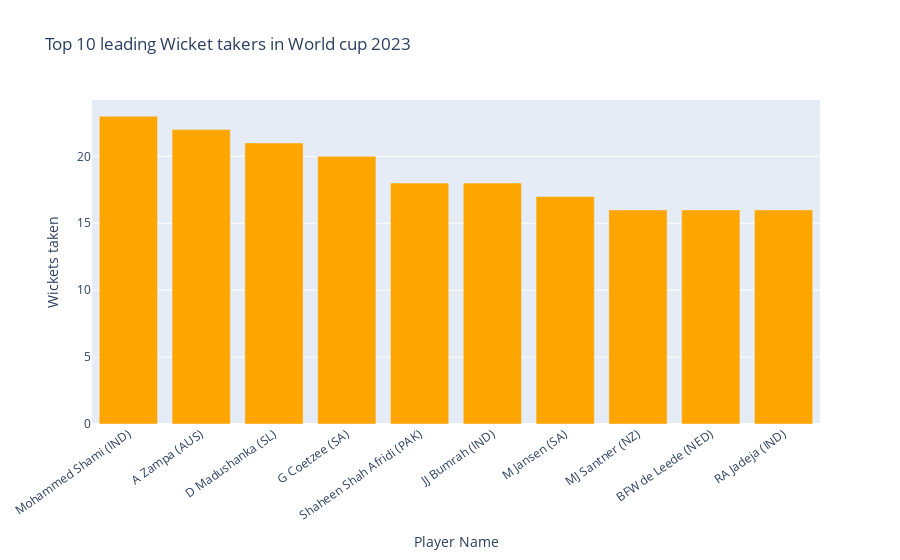

The code cell stored with this chart in its notebook:
### Code cell
#let's add some visualization
fig_top_wkt = px.bar(top_Wicket_taker_df, x = 'Player', y = 'wickets', color_discrete_sequence = ['Orange']
                    , title = 'Top 10 leading Wicket takers in World cup 2023',
                    labels = {'Player': 'Player Name', 'wickets': 'wickets Taken'})
fig_top_wkt.update_xaxes(title_text='Player Name')
fig_top_wkt.update_yaxes(title_text = 'Wickets taken')
fig_top_wkt.update_layout(xaxis_tickangle = -35)
fig_top_wkt.show()

### Figure 1 — Plotly figure (JSON) as saved in the notebook; plotly's stock layout.template omitted (floating-point values rounded to 4 significant figures)
{"data": [{"alignmentgroup": "True", "hovertemplate": "Player Name=%{x}<br>wickets Taken=%{y}<extra></extra>", "legendgroup": "", "marker": {"color": "Orange", "pattern": {"shape": ""}}, "name": "", "offsetgroup": "", "orientation": "v", "showlegend": false, "textposition": "auto", "type": "bar", "x": ["Mohammed Shami (IND)", "A Zampa (AUS)", "D Madushanka (SL)", "G Coetzee (SA)", "Shaheen Shah Afridi (PAK)", "JJ Bumrah (IND)", "M Jansen (SA)", "MJ Santner (NZ)", "BFW de Leede (NED)", "RA Jadeja (IND)"], "xaxis": "x", "y": [23, 22, 21, 20, 18, 18, 17, 16, 16, 16], "yaxis": "y"}], "layout": {"barmode": "relative", "legend": {"tracegroupgap": 0}, "title": {"text": "Top 10 leading Wicket takers in World cup 2023"}, "xaxis": {"anchor": "y", "domain": [0, 1], "tickangle": -35, "title": {"text": "Player Name"}}, "yaxis": {"anchor": "x", "domain": [0, 1], "title": {"text": "Wickets taken"}}}}
